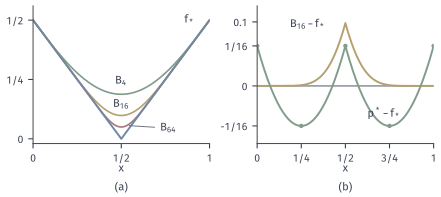

Write the Python code that produced this figure.
from pathlib import Path
import sys
ROOT = next(p for p in Path(__file__).resolve().parents if (p/"build.sh").is_file() and (p/"tex/book.tex").is_file())
sys.path.insert(0, str(ROOT/"figures/00-shared/mathematical-preliminaries-upper/00-shared/comprehension-figures"))
from support import figure, save, BLUE, GREEN, YELLOW, RED, PURPLE, INK, MUTED, GRID, BLUE_FILL, GREEN_FILL, YELLOW_FILL, RED_FILL, PURPLE_FILL
import numpy as np

def panel_labels(fig, axes, y=.02):
    for ax, s in zip(axes, "(a) (b) (c)".split()):
        q = ax.get_position(); fig.text((q.x0+q.x1)/2, y, s, ha="center", va="bottom")

# Bernstein polynomials B_m f* (m=4,16,64) for f*=|x-1/2|, and the error curves of B_16 and of the best quadratic p*(x)=2(x-1/2)^2+1/16.
from math import lgamma
def B(m, x):
    j = np.arange(m+1); fj = np.abs(j/m-.5)
    lg = np.array([lgamma(m+1)-lgamma(i+1)-lgamma(m-i+1) for i in j])
    xx = np.clip(x, 1e-300, 1-1e-16)
    w = np.exp(lg[None, :]+j[None, :]*np.log(xx)[:, None]+(m-j)[None, :]*np.log1p(-xx)[:, None])
    return (w*fj).sum(1)
x = np.linspace(0, 1, 4001); fs = np.abs(x-.5)
for m in (2, 4, 16, 64): print(m, (B(m, x)-fs).max())
fig, axes = figure(width_mm=112, height_mm=50, ncols=2)
fig.set_layout_engine(None)
fig.subplots_adjust(left=.075, right=.985, top=.97, bottom=.27, wspace=.27)
ax = axes[0]
ax.plot(x, B(4, x), color=GREEN, lw=1.2); ax.plot(x, B(16, x), color=YELLOW, lw=1.2); ax.plot(x, B(64, x), color=RED, lw=1.2); ax.plot(x, fs, color=BLUE, lw=1.4)
ax.text(.5, .23, r'$B_4$', ha='center'); ax.text(.5, .132, r'$B_{16}$', ha='center'); ax.annotate(r'$B_{64}$', xy=(.53, .056), xytext=(.72, .045), ha='left', va='center', arrowprops=dict(arrowstyle='-', color=MUTED, lw=.7)); ax.text(.92, .49, r'$f_*$', ha='right')
ax.set_xlim(0, 1); ax.set_ylim(-.02, .56); ax.set_xticks([0, .5, 1]); ax.set_xticklabels(['0', '1/2', '1']); ax.set_yticks([0, .25, .5]); ax.set_yticklabels(['0', '1/4', '1/2']); ax.set_xlabel('$x$', labelpad=0)
ax = axes[1]
ax.axhline(0, color=MUTED, lw=.85)
ps = 2*(x-.5)**2+1/16
ax.plot(x, B(16, x)-fs, color=YELLOW, lw=1.4); ax.plot(x, ps-fs, color=GREEN, lw=1.4)
xa = np.array([0, .25, .5, .75, 1]); ea = 2*(xa-.5)**2+1/16-np.abs(xa-.5)
ax.plot(xa, ea, 'o', ms=3.2, color=GREEN, mew=0)
ax.text(.39, .092, r'$B_{16}-f_*$', ha='right'); ax.text(.625, -.05, r'$p^*-f_*$', ha='left')
ax.set_xlim(0, 1); ax.set_ylim(-.09, .125); ax.set_xticks([0, .25, .5, .75, 1]); ax.set_xticklabels(['0', '1/4', '1/2', '3/4', '1']); ax.set_yticks([-.0625, 0, .0625, .1]); ax.set_yticklabels(['-1/16', '0', '1/16', '0.1']); ax.set_xlabel('$x$', labelpad=0)
panel_labels(fig, axes)
save(fig, Path(__file__).resolve().parent, 'figure', {'formula': 'B_m f(x)=sum f(j/m) C(m,j) x^j (1-x)^(m-j); p*(x)=2(x-1/2)^2+1/16'})
